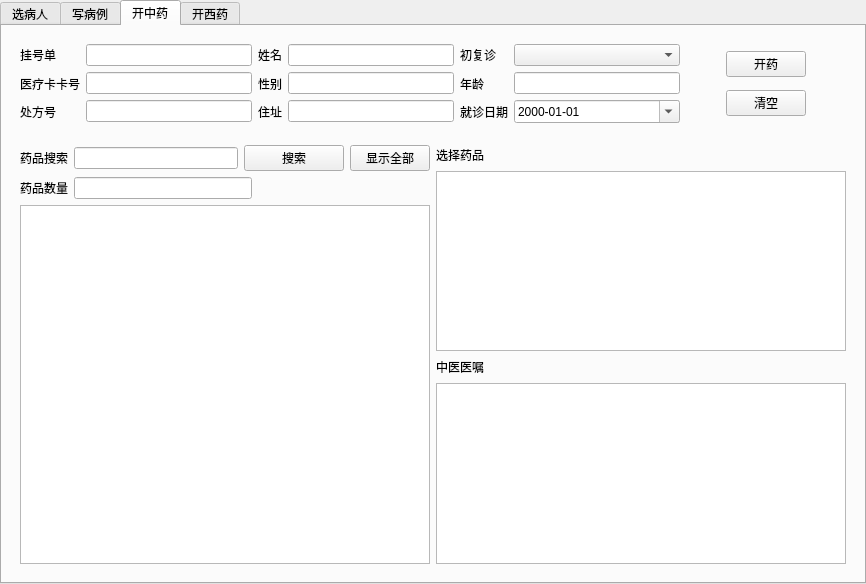
<?xml version="1.0" encoding="UTF-8"?>
<ui version="4.0">
 <class>DoctorWidget</class>
 <widget class="QWidget" name="DoctorWidget">
  <property name="geometry">
   <rect>
    <x>0</x>
    <y>0</y>
    <width>866</width>
    <height>584</height>
   </rect>
  </property>
  <property name="windowTitle">
   <string>Form</string>
  </property>
  <property name="styleSheet">
   <string notr="true"/>
  </property>
  <layout class="QVBoxLayout" name="verticalLayout_2">
   <property name="spacing">
    <number>0</number>
   </property>
   <property name="leftMargin">
    <number>0</number>
   </property>
   <property name="topMargin">
    <number>0</number>
   </property>
   <property name="rightMargin">
    <number>0</number>
   </property>
   <property name="bottomMargin">
    <number>0</number>
   </property>
   <item>
    <widget class="QTabWidget" name="tabWidget">
     <property name="styleSheet">
      <string notr="true"/>
     </property>
     <property name="currentIndex">
      <number>2</number>
     </property>
     <widget class="QWidget" name="tab_3">
      <attribute name="title">
       <string>选病人</string>
      </attribute>
      <layout class="QVBoxLayout" name="verticalLayout">
       <item>
        <widget class="QWidget" name="widget" native="true">
         <layout class="QVBoxLayout" name="verticalLayout_10">
          <item>
           <layout class="QHBoxLayout" name="horizontalLayout_2">
            <item>
             <layout class="QHBoxLayout" name="horizontalLayout">
              <item>
               <layout class="QVBoxLayout" name="verticalLayout_3">
                <item>
                 <widget class="QLabel" name="label">
                  <property name="text">
                   <string>挂号单：</string>
                  </property>
                 </widget>
                </item>
                <item>
                 <widget class="QLabel" name="label_3">
                  <property name="text">
                   <string>挂号费：</string>
                  </property>
                 </widget>
                </item>
                <item>
                 <widget class="QLabel" name="label_7">
                  <property name="text">
                   <string>科室：</string>
                  </property>
                 </widget>
                </item>
               </layout>
              </item>
              <item>
               <layout class="QVBoxLayout" name="verticalLayout_4">
                <item>
                 <widget class="QLineEdit" name="lineEditKId"/>
                </item>
                <item>
                 <widget class="QLineEdit" name="lineEditGuaDanFei"/>
                </item>
                <item>
                 <widget class="QLineEdit" name="lineEditSectionRoom"/>
                </item>
               </layout>
              </item>
              <item>
               <layout class="QVBoxLayout" name="verticalLayout_5">
                <item>
                 <widget class="QLabel" name="label_2">
                  <property name="text">
                   <string>医疗卡卡号：</string>
                  </property>
                 </widget>
                </item>
                <item>
                 <widget class="QLabel" name="label_4">
                  <property name="text">
                   <string>其他费用：</string>
                  </property>
                 </widget>
                </item>
                <item>
                 <widget class="QLabel" name="label_8">
                  <property name="text">
                   <string>挂号日期：</string>
                  </property>
                 </widget>
                </item>
               </layout>
              </item>
              <item>
               <layout class="QVBoxLayout" name="verticalLayout_6">
                <item>
                 <widget class="QLineEdit" name="lineEditIdCard"/>
                </item>
                <item>
                 <widget class="QLineEdit" name="lineEditOtherFei"/>
                </item>
                <item>
                 <widget class="QDateEdit" name="dateEditReristerTime">
                  <property name="styleSheet">
                   <string notr="true">QDateEdit::drop-down { image: url(:/image/datetime.png); }</string>
                  </property>
                  <property name="displayFormat">
                   <string>yyyy-MM-dd</string>
                  </property>
                  <property name="calendarPopup">
                   <bool>true</bool>
                  </property>
                 </widget>
                </item>
               </layout>
              </item>
              <item>
               <layout class="QVBoxLayout" name="verticalLayout_7">
                <item>
                 <widget class="QLabel" name="label_5">
                  <property name="text">
                   <string>挂号类型：</string>
                  </property>
                 </widget>
                </item>
                <item>
                 <widget class="QLabel" name="label_6">
                  <property name="text">
                   <string>医师：</string>
                  </property>
                 </widget>
                </item>
                <item>
                 <widget class="QLabel" name="label_9">
                  <property name="text">
                   <string>就诊日期：</string>
                  </property>
                 </widget>
                </item>
               </layout>
              </item>
              <item>
               <layout class="QVBoxLayout" name="verticalLayout_8">
                <item>
                 <widget class="QLineEdit" name="lineEditIdType"/>
                </item>
                <item>
                 <widget class="QLineEdit" name="lineEditDoctor"/>
                </item>
                <item>
                 <widget class="QDateEdit" name="dateEditSeeDoctorTime">
                  <property name="styleSheet">
                   <string notr="true">QDateEdit::drop-down { image: url(:/image/datetime.png); }</string>
                  </property>
                  <property name="displayFormat">
                   <string>yyyy-MM-dd</string>
                  </property>
                  <property name="calendarPopup">
                   <bool>true</bool>
                  </property>
                 </widget>
                </item>
               </layout>
              </item>
             </layout>
            </item>
            <item>
             <spacer name="horizontalSpacer">
              <property name="orientation">
               <enum>Qt::Horizontal</enum>
              </property>
              <property name="sizeHint" stdset="0">
               <size>
                <width>40</width>
                <height>20</height>
               </size>
              </property>
             </spacer>
            </item>
           </layout>
          </item>
          <item>
           <layout class="QVBoxLayout" name="verticalLayout_9">
            <item>
             <layout class="QHBoxLayout" name="horizontalLayout_3">
              <item>
               <widget class="QLabel" name="label_10">
                <property name="text">
                 <string>挂号病人列表</string>
                </property>
               </widget>
              </item>
              <item>
               <spacer name="horizontalSpacer_2">
                <property name="orientation">
                 <enum>Qt::Horizontal</enum>
                </property>
                <property name="sizeHint" stdset="0">
                 <size>
                  <width>40</width>
                  <height>20</height>
                 </size>
                </property>
               </spacer>
              </item>
             </layout>
            </item>
            <item>
             <widget class="QTreeView" name="treeViewInfo"/>
            </item>
           </layout>
          </item>
         </layout>
        </widget>
       </item>
      </layout>
     </widget>
     <widget class="QWidget" name="tab">
      <attribute name="title">
       <string>写病例</string>
      </attribute>
      <layout class="QVBoxLayout" name="verticalLayout_12">
       <item>
        <widget class="QWidget" name="widget_2" native="true"/>
       </item>
      </layout>
     </widget>
     <widget class="QWidget" name="tab_2">
      <attribute name="title">
       <string>开中药</string>
      </attribute>
      <layout class="QVBoxLayout" name="verticalLayout_11">
       <item>
        <widget class="QWidget" name="widget_3" native="true">
         <layout class="QVBoxLayout" name="verticalLayout_25">
          <item>
           <layout class="QHBoxLayout" name="horizontalLayout_9">
            <item>
             <layout class="QHBoxLayout" name="horizontalLayout_4">
              <item>
               <layout class="QVBoxLayout" name="verticalLayout_14">
                <item>
                 <widget class="QLabel" name="label_19">
                  <property name="text">
                   <string>挂号单</string>
                  </property>
                 </widget>
                </item>
                <item>
                 <widget class="QLabel" name="label_20">
                  <property name="text">
                   <string>医疗卡卡号</string>
                  </property>
                 </widget>
                </item>
                <item>
                 <widget class="QLabel" name="label_18">
                  <property name="text">
                   <string>处方号</string>
                  </property>
                 </widget>
                </item>
               </layout>
              </item>
              <item>
               <layout class="QVBoxLayout" name="verticalLayout_15">
                <item>
                 <widget class="QLineEdit" name="lineEditId"/>
                </item>
                <item>
                 <widget class="QLineEdit" name="lineEditCard"/>
                </item>
                <item>
                 <widget class="QLineEdit" name="lineEditChufangId"/>
                </item>
               </layout>
              </item>
              <item>
               <layout class="QVBoxLayout" name="verticalLayout_16">
                <item>
                 <widget class="QLabel" name="label_12">
                  <property name="text">
                   <string>姓名</string>
                  </property>
                 </widget>
                </item>
                <item>
                 <widget class="QLabel" name="label_13">
                  <property name="text">
                   <string>性别</string>
                  </property>
                 </widget>
                </item>
                <item>
                 <widget class="QLabel" name="label_14">
                  <property name="text">
                   <string>住址</string>
                  </property>
                 </widget>
                </item>
               </layout>
              </item>
              <item>
               <layout class="QVBoxLayout" name="verticalLayout_17">
                <item>
                 <widget class="QLineEdit" name="lineEditName"/>
                </item>
                <item>
                 <widget class="QLineEdit" name="lineEditSex"/>
                </item>
                <item>
                 <widget class="QLineEdit" name="lineEditAddress"/>
                </item>
               </layout>
              </item>
              <item>
               <layout class="QVBoxLayout" name="verticalLayout_18">
                <item>
                 <widget class="QLabel" name="label_15">
                  <property name="text">
                   <string>初复诊</string>
                  </property>
                 </widget>
                </item>
                <item>
                 <widget class="QLabel" name="label_16">
                  <property name="text">
                   <string>年龄</string>
                  </property>
                 </widget>
                </item>
                <item>
                 <widget class="QLabel" name="label_11">
                  <property name="text">
                   <string>就诊日期</string>
                  </property>
                 </widget>
                </item>
               </layout>
              </item>
              <item>
               <layout class="QVBoxLayout" name="verticalLayout_19">
                <item>
                 <widget class="QComboBox" name="comboBoxChinese"/>
                </item>
                <item>
                 <widget class="QLineEdit" name="lineEditAge"/>
                </item>
                <item>
                 <widget class="QDateEdit" name="dateEdit">
                  <property name="displayFormat">
                   <string>yyyy-MM-dd</string>
                  </property>
                  <property name="calendarPopup">
                   <bool>true</bool>
                  </property>
                 </widget>
                </item>
               </layout>
              </item>
             </layout>
            </item>
            <item>
             <spacer name="horizontalSpacer_6">
              <property name="orientation">
               <enum>Qt::Horizontal</enum>
              </property>
              <property name="sizeType">
               <enum>QSizePolicy::Fixed</enum>
              </property>
              <property name="sizeHint" stdset="0">
               <size>
                <width>40</width>
                <height>20</height>
               </size>
              </property>
             </spacer>
            </item>
            <item>
             <layout class="QVBoxLayout" name="verticalLayout_24">
              <item>
               <widget class="QPushButton" name="btnAdd">
                <property name="sizePolicy">
                 <sizepolicy hsizetype="Fixed" vsizetype="Fixed">
                  <horstretch>0</horstretch>
                  <verstretch>0</verstretch>
                 </sizepolicy>
                </property>
                <property name="minimumSize">
                 <size>
                  <width>80</width>
                  <height>0</height>
                 </size>
                </property>
                <property name="text">
                 <string>开药</string>
                </property>
               </widget>
              </item>
              <item>
               <widget class="QPushButton" name="btnClear">
                <property name="sizePolicy">
                 <sizepolicy hsizetype="Fixed" vsizetype="Fixed">
                  <horstretch>0</horstretch>
                  <verstretch>0</verstretch>
                 </sizepolicy>
                </property>
                <property name="minimumSize">
                 <size>
                  <width>80</width>
                  <height>0</height>
                 </size>
                </property>
                <property name="text">
                 <string>清空</string>
                </property>
               </widget>
              </item>
             </layout>
            </item>
            <item>
             <spacer name="horizontalSpacer_5">
              <property name="orientation">
               <enum>Qt::Horizontal</enum>
              </property>
              <property name="sizeType">
               <enum>QSizePolicy::Fixed</enum>
              </property>
              <property name="sizeHint" stdset="0">
               <size>
                <width>40</width>
                <height>20</height>
               </size>
              </property>
             </spacer>
            </item>
           </layout>
          </item>
          <item>
           <spacer name="verticalSpacer">
            <property name="orientation">
             <enum>Qt::Vertical</enum>
            </property>
            <property name="sizeHint" stdset="0">
             <size>
              <width>20</width>
              <height>40</height>
             </size>
            </property>
           </spacer>
          </item>
          <item>
           <layout class="QHBoxLayout" name="horizontalLayout_8">
            <item>
             <layout class="QVBoxLayout" name="verticalLayout_20">
              <item>
               <layout class="QHBoxLayout" name="horizontalLayout_5">
                <item>
                 <widget class="QLabel" name="label_21">
                  <property name="text">
                   <string>药品搜索</string>
                  </property>
                 </widget>
                </item>
                <item>
                 <widget class="QLineEdit" name="lineEditChineseFind"/>
                </item>
                <item>
                 <widget class="QPushButton" name="btnChineseFind">
                  <property name="sizePolicy">
                   <sizepolicy hsizetype="Fixed" vsizetype="Fixed">
                    <horstretch>0</horstretch>
                    <verstretch>0</verstretch>
                   </sizepolicy>
                  </property>
                  <property name="minimumSize">
                   <size>
                    <width>100</width>
                    <height>20</height>
                   </size>
                  </property>
                  <property name="maximumSize">
                   <size>
                    <width>50</width>
                    <height>16777215</height>
                   </size>
                  </property>
                  <property name="text">
                   <string>搜索</string>
                  </property>
                 </widget>
                </item>
                <item>
                 <widget class="QPushButton" name="btnChineseShowAll">
                  <property name="maximumSize">
                   <size>
                    <width>100</width>
                    <height>16777215</height>
                   </size>
                  </property>
                  <property name="text">
                   <string>显示全部</string>
                  </property>
                 </widget>
                </item>
               </layout>
              </item>
              <item>
               <layout class="QHBoxLayout" name="horizontalLayout_16">
                <item>
                 <widget class="QLabel" name="label_37">
                  <property name="text">
                   <string>药品数量</string>
                  </property>
                 </widget>
                </item>
                <item>
                 <widget class="QLineEdit" name="lineEditDrugNumber"/>
                </item>
                <item>
                 <spacer name="horizontalSpacer_12">
                  <property name="orientation">
                   <enum>Qt::Horizontal</enum>
                  </property>
                  <property name="sizeHint" stdset="0">
                   <size>
                    <width>40</width>
                    <height>20</height>
                   </size>
                  </property>
                 </spacer>
                </item>
               </layout>
              </item>
              <item>
               <widget class="QTreeView" name="treeViewChineseDrug"/>
              </item>
             </layout>
            </item>
            <item>
             <layout class="QVBoxLayout" name="verticalLayout_23">
              <item>
               <layout class="QVBoxLayout" name="verticalLayout_21">
                <item>
                 <layout class="QHBoxLayout" name="horizontalLayout_6">
                  <item>
                   <widget class="QLabel" name="label_22">
                    <property name="text">
                     <string>选择药品</string>
                    </property>
                   </widget>
                  </item>
                  <item>
                   <spacer name="horizontalSpacer_3">
                    <property name="orientation">
                     <enum>Qt::Horizontal</enum>
                    </property>
                    <property name="sizeHint" stdset="0">
                     <size>
                      <width>40</width>
                      <height>20</height>
                     </size>
                    </property>
                   </spacer>
                  </item>
                 </layout>
                </item>
                <item>
                 <widget class="QTreeView" name="treeViewChineseChooseDrug"/>
                </item>
               </layout>
              </item>
              <item>
               <layout class="QVBoxLayout" name="verticalLayout_22">
                <item>
                 <layout class="QHBoxLayout" name="horizontalLayout_7">
                  <item>
                   <widget class="QLabel" name="label_23">
                    <property name="text">
                     <string>中医医嘱</string>
                    </property>
                   </widget>
                  </item>
                  <item>
                   <spacer name="horizontalSpacer_4">
                    <property name="orientation">
                     <enum>Qt::Horizontal</enum>
                    </property>
                    <property name="sizeHint" stdset="0">
                     <size>
                      <width>40</width>
                      <height>20</height>
                     </size>
                    </property>
                   </spacer>
                  </item>
                 </layout>
                </item>
                <item>
                 <widget class="QTextEdit" name="textEditChinese"/>
                </item>
               </layout>
              </item>
             </layout>
            </item>
           </layout>
          </item>
         </layout>
        </widget>
       </item>
      </layout>
     </widget>
     <widget class="QWidget" name="tab_4">
      <attribute name="title">
       <string>开西药</string>
      </attribute>
      <layout class="QVBoxLayout" name="verticalLayout_13">
       <item>
        <widget class="QWidget" name="widget_4" native="true">
         <layout class="QVBoxLayout" name="verticalLayout_37">
          <item>
           <layout class="QHBoxLayout" name="horizontalLayout_14">
            <item>
             <layout class="QHBoxLayout" name="horizontalLayout_15">
              <item>
               <layout class="QVBoxLayout" name="verticalLayout_30">
                <item>
                 <widget class="QLabel" name="label_27">
                  <property name="text">
                   <string>挂号单</string>
                  </property>
                 </widget>
                </item>
                <item>
                 <widget class="QLabel" name="label_28">
                  <property name="text">
                   <string>医疗卡卡号</string>
                  </property>
                 </widget>
                </item>
                <item>
                 <widget class="QLabel" name="label_30">
                  <property name="text">
                   <string>处方号</string>
                  </property>
                 </widget>
                </item>
               </layout>
              </item>
              <item>
               <layout class="QVBoxLayout" name="verticalLayout_31">
                <item>
                 <widget class="QLineEdit" name="lineEditWesternId"/>
                </item>
                <item>
                 <widget class="QLineEdit" name="lineEditWesternCard"/>
                </item>
                <item>
                 <widget class="QLineEdit" name="lineEditWesternChufangId"/>
                </item>
               </layout>
              </item>
              <item>
               <layout class="QVBoxLayout" name="verticalLayout_32">
                <item>
                 <widget class="QLabel" name="label_31">
                  <property name="text">
                   <string>姓名</string>
                  </property>
                 </widget>
                </item>
                <item>
                 <widget class="QLabel" name="label_32">
                  <property name="text">
                   <string>性别</string>
                  </property>
                 </widget>
                </item>
                <item>
                 <widget class="QLabel" name="label_33">
                  <property name="text">
                   <string>住址</string>
                  </property>
                 </widget>
                </item>
               </layout>
              </item>
              <item>
               <layout class="QVBoxLayout" name="verticalLayout_33">
                <item>
                 <widget class="QLineEdit" name="lineEditWesternName"/>
                </item>
                <item>
                 <widget class="QLineEdit" name="lineEditWesternSex"/>
                </item>
                <item>
                 <widget class="QLineEdit" name="lineEditWesternAddress"/>
                </item>
               </layout>
              </item>
              <item>
               <layout class="QVBoxLayout" name="verticalLayout_34">
                <item>
                 <widget class="QLabel" name="label_34">
                  <property name="text">
                   <string>初复诊</string>
                  </property>
                 </widget>
                </item>
                <item>
                 <widget class="QLabel" name="label_35">
                  <property name="text">
                   <string>年龄</string>
                  </property>
                 </widget>
                </item>
                <item>
                 <widget class="QLabel" name="label_36">
                  <property name="text">
                   <string>就诊日期</string>
                  </property>
                 </widget>
                </item>
               </layout>
              </item>
              <item>
               <layout class="QVBoxLayout" name="verticalLayout_35">
                <item>
                 <widget class="QComboBox" name="comboBoxWestern"/>
                </item>
                <item>
                 <widget class="QLineEdit" name="lineEditWesternAge"/>
                </item>
                <item>
                 <widget class="QDateEdit" name="dateEditWestern">
                  <property name="displayFormat">
                   <string>yyyy-MM-dd</string>
                  </property>
                  <property name="calendarPopup">
                   <bool>true</bool>
                  </property>
                 </widget>
                </item>
               </layout>
              </item>
             </layout>
            </item>
            <item>
             <spacer name="horizontalSpacer_9">
              <property name="orientation">
               <enum>Qt::Horizontal</enum>
              </property>
              <property name="sizeType">
               <enum>QSizePolicy::Fixed</enum>
              </property>
              <property name="sizeHint" stdset="0">
               <size>
                <width>40</width>
                <height>20</height>
               </size>
              </property>
             </spacer>
            </item>
            <item>
             <layout class="QVBoxLayout" name="verticalLayout_36">
              <item>
               <widget class="QPushButton" name="btnWesternAdd">
                <property name="sizePolicy">
                 <sizepolicy hsizetype="Fixed" vsizetype="Fixed">
                  <horstretch>0</horstretch>
                  <verstretch>0</verstretch>
                 </sizepolicy>
                </property>
                <property name="minimumSize">
                 <size>
                  <width>80</width>
                  <height>0</height>
                 </size>
                </property>
                <property name="text">
                 <string>开药</string>
                </property>
               </widget>
              </item>
              <item>
               <widget class="QPushButton" name="btnWesternClear">
                <property name="sizePolicy">
                 <sizepolicy hsizetype="Fixed" vsizetype="Fixed">
                  <horstretch>0</horstretch>
                  <verstretch>0</verstretch>
                 </sizepolicy>
                </property>
                <property name="minimumSize">
                 <size>
                  <width>80</width>
                  <height>0</height>
                 </size>
                </property>
                <property name="text">
                 <string>清空</string>
                </property>
               </widget>
              </item>
             </layout>
            </item>
            <item>
             <spacer name="horizontalSpacer_10">
              <property name="orientation">
               <enum>Qt::Horizontal</enum>
              </property>
              <property name="sizeType">
               <enum>QSizePolicy::Fixed</enum>
              </property>
              <property name="sizeHint" stdset="0">
               <size>
                <width>40</width>
                <height>20</height>
               </size>
              </property>
             </spacer>
            </item>
           </layout>
          </item>
          <item>
           <layout class="QHBoxLayout" name="horizontalLayout_10">
            <item>
             <layout class="QVBoxLayout" name="verticalLayout_26">
              <item>
               <layout class="QHBoxLayout" name="horizontalLayout_11">
                <item>
                 <widget class="QLabel" name="label_24">
                  <property name="text">
                   <string>药品搜索</string>
                  </property>
                 </widget>
                </item>
                <item>
                 <widget class="QLineEdit" name="lineEditWesternFind"/>
                </item>
                <item>
                 <widget class="QPushButton" name="btnWesternFind">
                  <property name="sizePolicy">
                   <sizepolicy hsizetype="Fixed" vsizetype="Fixed">
                    <horstretch>0</horstretch>
                    <verstretch>0</verstretch>
                   </sizepolicy>
                  </property>
                  <property name="minimumSize">
                   <size>
                    <width>50</width>
                    <height>20</height>
                   </size>
                  </property>
                  <property name="maximumSize">
                   <size>
                    <width>100</width>
                    <height>16777215</height>
                   </size>
                  </property>
                  <property name="text">
                   <string>搜索</string>
                  </property>
                 </widget>
                </item>
                <item>
                 <widget class="QPushButton" name="btnWesternShowAll">
                  <property name="minimumSize">
                   <size>
                    <width>100</width>
                    <height>0</height>
                   </size>
                  </property>
                  <property name="maximumSize">
                   <size>
                    <width>100</width>
                    <height>16777215</height>
                   </size>
                  </property>
                  <property name="text">
                   <string>显示全部</string>
                  </property>
                 </widget>
                </item>
               </layout>
              </item>
              <item>
               <layout class="QHBoxLayout" name="horizontalLayout_17">
                <item>
                 <widget class="QLabel" name="label_29">
                  <property name="text">
                   <string>药品数量</string>
                  </property>
                 </widget>
                </item>
                <item>
                 <widget class="QLineEdit" name="lineEditWesternDrugNumber"/>
                </item>
                <item>
                 <spacer name="horizontalSpacer_11">
                  <property name="orientation">
                   <enum>Qt::Horizontal</enum>
                  </property>
                  <property name="sizeHint" stdset="0">
                   <size>
                    <width>40</width>
                    <height>20</height>
                   </size>
                  </property>
                 </spacer>
                </item>
               </layout>
              </item>
              <item>
               <widget class="QTreeView" name="treeViewWesternDrug"/>
              </item>
             </layout>
            </item>
            <item>
             <layout class="QVBoxLayout" name="verticalLayout_27">
              <item>
               <layout class="QVBoxLayout" name="verticalLayout_28">
                <item>
                 <layout class="QHBoxLayout" name="horizontalLayout_12">
                  <item>
                   <widget class="QLabel" name="label_25">
                    <property name="text">
                     <string>选择药品</string>
                    </property>
                   </widget>
                  </item>
                  <item>
                   <spacer name="horizontalSpacer_7">
                    <property name="orientation">
                     <enum>Qt::Horizontal</enum>
                    </property>
                    <property name="sizeHint" stdset="0">
                     <size>
                      <width>40</width>
                      <height>20</height>
                     </size>
                    </property>
                   </spacer>
                  </item>
                 </layout>
                </item>
                <item>
                 <widget class="QTreeView" name="treeViewWesternChooseDrug"/>
                </item>
               </layout>
              </item>
              <item>
               <layout class="QVBoxLayout" name="verticalLayout_29">
                <item>
                 <layout class="QHBoxLayout" name="horizontalLayout_13">
                  <item>
                   <widget class="QLabel" name="label_26">
                    <property name="text">
                     <string>西医医嘱</string>
                    </property>
                   </widget>
                  </item>
                  <item>
                   <spacer name="horizontalSpacer_8">
                    <property name="orientation">
                     <enum>Qt::Horizontal</enum>
                    </property>
                    <property name="sizeHint" stdset="0">
                     <size>
                      <width>40</width>
                      <height>20</height>
                     </size>
                    </property>
                   </spacer>
                  </item>
                 </layout>
                </item>
                <item>
                 <widget class="QTextEdit" name="textEditWestern"/>
                </item>
               </layout>
              </item>
             </layout>
            </item>
           </layout>
          </item>
         </layout>
        </widget>
       </item>
      </layout>
     </widget>
    </widget>
   </item>
  </layout>
 </widget>
 <resources/>
 <connections/>
</ui>
